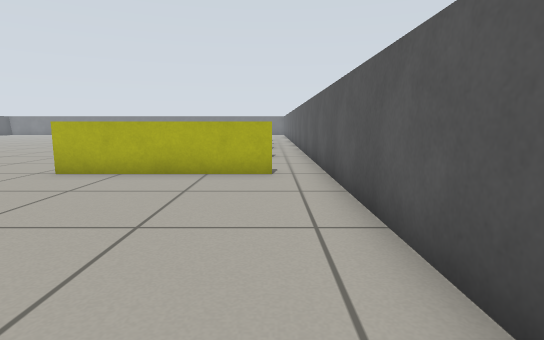
view 1 (above)

20 first-person views from a walk through a Gazebo world. The camera is 0.57 m above the floor, tilts 8° down and sees 80° across. The floor is counted in squares, 0.5 m on a side. Each view is taken from the middle of a square. On the plan, view 1 faces up. The plan holds only what a view shows up to about 13 squares ahead; the rest is blank.

view 2
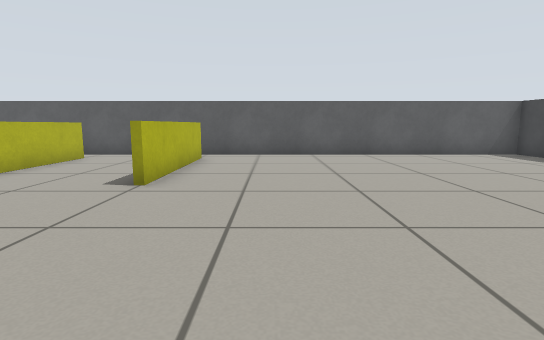

view 3
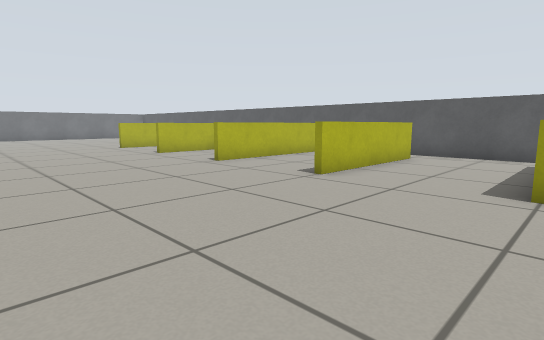

view 4
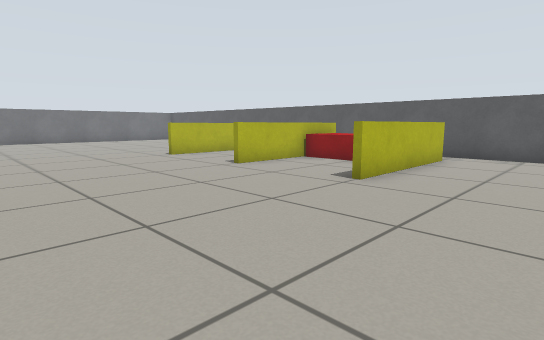

view 5
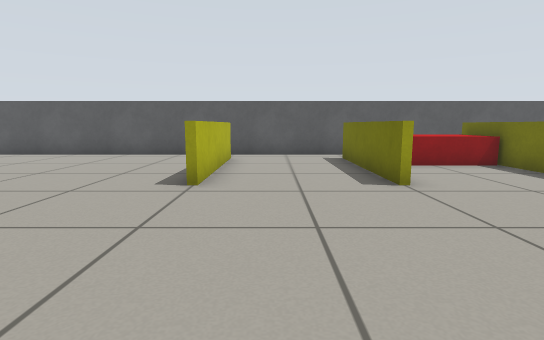

view 6
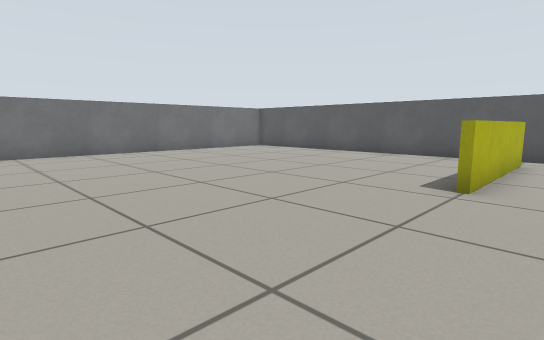

view 7
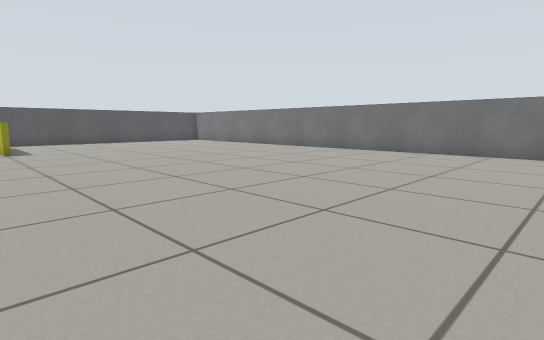

view 8
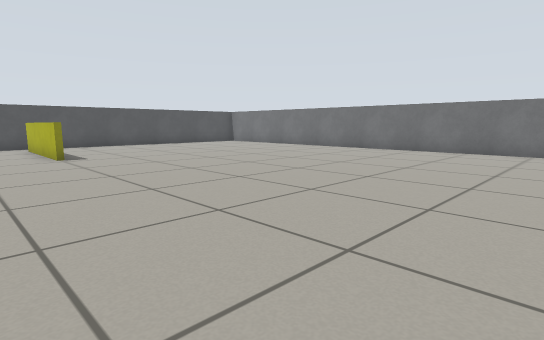

view 9
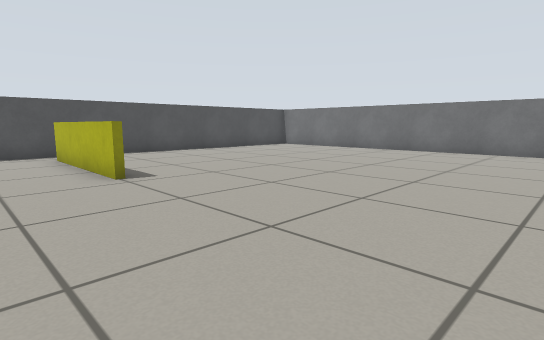

view 10
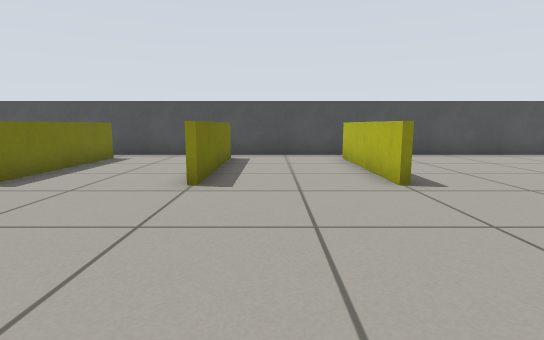

view 11
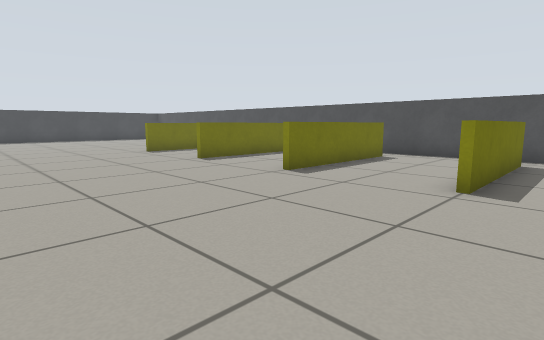

view 12
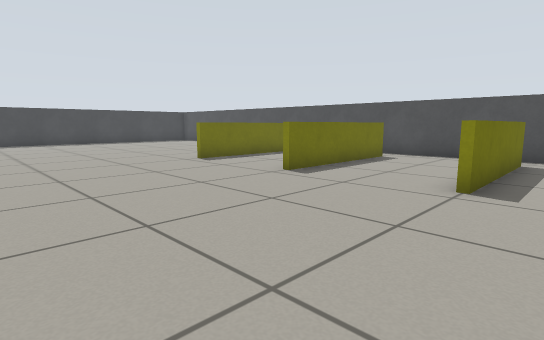

view 13
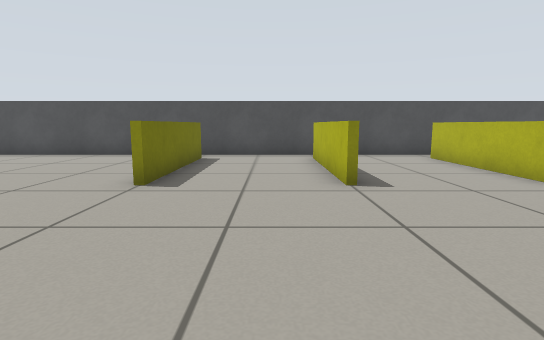

view 14
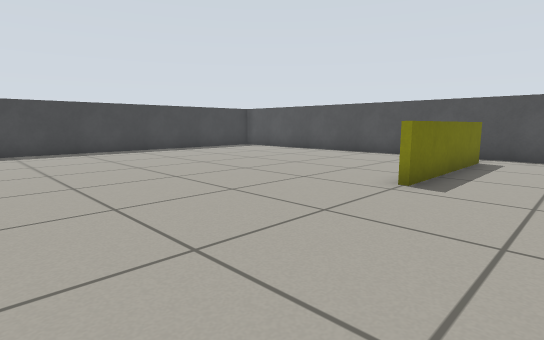

view 15
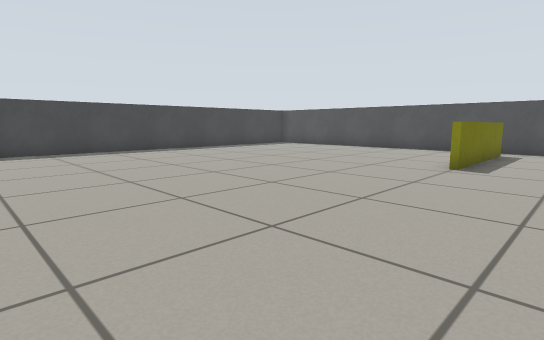

view 16
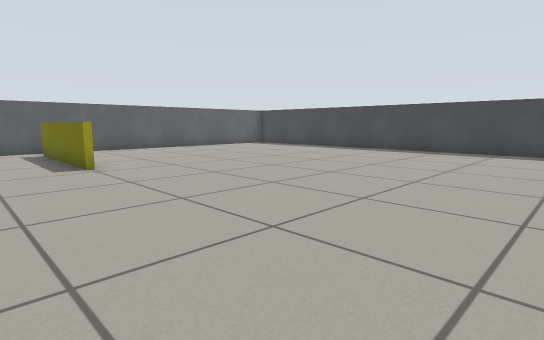

view 17
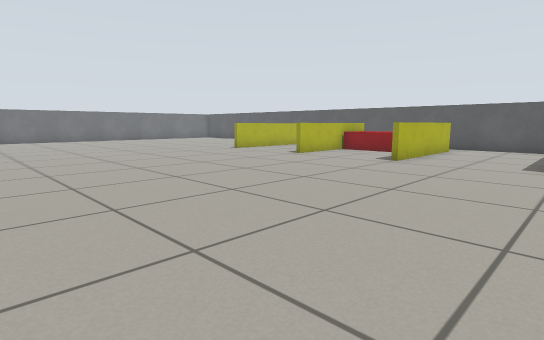

view 18
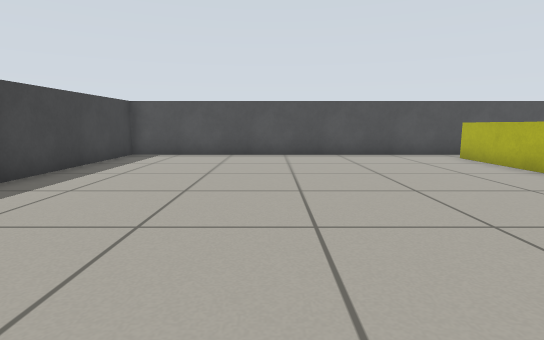

view 19
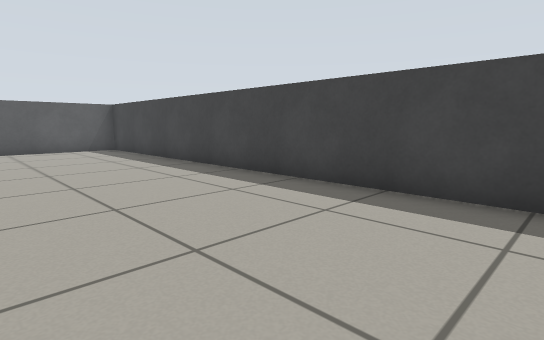

view 20
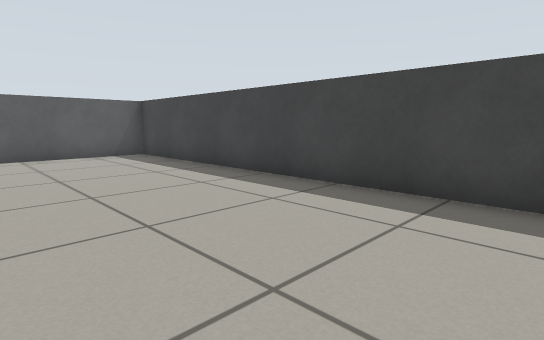

### Floor plan
Points are (right, up) in squares from view 1. A wall is a line through its corners. A room is listed if a view was taken in it or the views show most of it. See-through windows are left out.
Room 1 (views 1, 2, 3, 4, 5, 6, 7, 8, 9, 10, 11, 12, 13, 14, 15, 16, 17, 18, 19, 20)
walls: (-5, 19.6) (-1.6, 19.6); (-22.4, 15.4) (-27, 15.4); (-3.5, 15.6) (-2.5, 15.6); (-22, 11.4) (-26.9, 11.4); (-2.5, 15.4) (-5, 15.4); (-5, 7.6) (-0.1, 7.6); (-2.5, 19.4) (-5, 19.4); (-21.9, 23.4) (-27, 23.4); (-23.5, 7.4) (-27, 7.4); (0, 11.4) (-5, 11.4); (-27.1, 15.6) (-22, 15.6); (-27, 11.6) (-22, 11.6); (-27, 19.6) (-22, 19.6); (0, 7.4) (-5.1, 7.4); (-0.1, 23.4) (-5, 23.4); (-27.1, 7.6) (-21.9, 7.6); (-16.2, 35.3) (-19.4, 35.3); (-20.4, -4.3) (1.3, -4.3) (1.3, 32.4); (-5.6, 35.3) (-14.4, 35.3); (-28.3, 31.4) (-28.3, -4.3) (-22.2, -4.3)
objects: red box (-2, 16) to (0, 19)

Positions as (right, up) in squares from view 1, and headings:
1: (0, 0), facing up
2: (-11, 5), facing right
3: (-11, 7), facing up-right
4: (-11, 12), facing up-right
5: (-11, 22), facing right
6: (-11, 22), facing up-right
7: (-7, 22), facing up-left
8: (-10, 21), facing up-left
9: (-15, 21), facing up-left
10: (-16, 21), facing left
11: (-16, 21), facing down-left
12: (-16, 17), facing down-left
13: (-16, 10), facing left
14: (-16, 10), facing down-left
15: (-13, 10), facing down-left
16: (-14, 10), facing down-right
17: (-15, 11), facing up-right
18: (-16, 1), facing left
19: (-14, 1), facing down-right
20: (-11, 1), facing down-right
